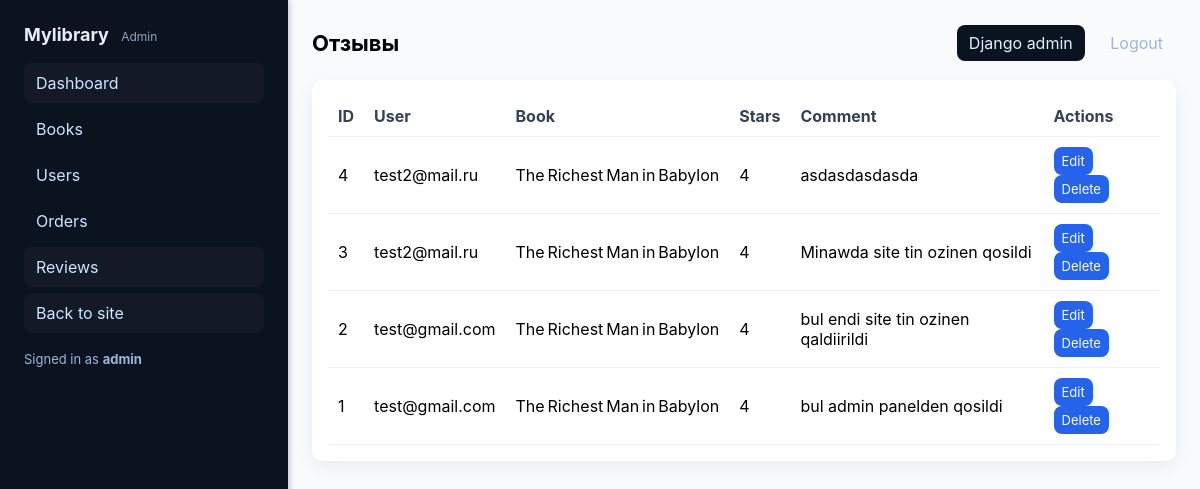
Page /adminpanel/reviews/ (signed in) on the committed database.
### shop/models.py (models this page shows, shortened)
class CustomUser(AbstractUser):
    email = models.EmailField(unique=True,
                              verbose_name='Электронная почта:')
    phone_number = models.CharField(max_length=15,
                                    verbose_name='Номер телефона:')
    address = models.CharField(max_length=255,
                               verbose_name='Адрес доставки:')
    image = models.ImageField(upload_to='users/',
                              verbose_name='Фото пользователя:',
                              null=True, blank=True)
    USERNAME_FIELD = 'email'
    REQUIRED_FIELDS = ['username']

class Review(models.Model):
    user = models.ForeignKey(CustomUser, on_delete=models.CASCADE, verbose_name='Пользователь:')
    book = models.ForeignKey('Book', on_delete=models.CASCADE, verbose_name='Книга:')
    stars = models.IntegerField(verbose_name='Рейтинг:')
    comment = models.TextField(verbose_name='Комментарий:')
    created_at = models.DateTimeField(auto_now_add=True, verbose_name='Дата создания отзыва:')
    updated_at = models.DateTimeField(auto_now=True, verbose_name='Дата обновления отзыва:')
    images = models.ManyToManyField('ReviewImage', verbose_name='Фото к отзыву:', blank=True)

class Book(models.Model):
    title = models.CharField(max_length=100,
                             verbose_name='Названия книги:')
    description = models.TextField(verbose_name='Описания книги:')
    pub_date = models.CharField(verbose_name='Дата публикации:',max_length=4,help_text='Формат: ГГГГ')
    price = models.IntegerField(verbose_name='Цена книги:')
    photo = models.ImageField(upload_to='books/', verbose_name='Фото книги:')
    genres = models.ManyToManyField(Genres, verbose_name='Жанр книги:')
    languages = models.ManyToManyField(Languages, verbose_name='Язык книги:')
    authors = models.ManyToManyField(Authors, verbose_name='Автор книги:')

### adminpanel/views.py (the view)
	def _wrapped(request, *args, **kwargs):
		if not request.user.is_authenticated:
			return redirect('login')
		if not request.user.is_staff:
			return redirect('homepage')
		return view_func(request, *args, **kwargs)

### adminpanel/views.py (called while the page is built)
def _staff_required(view_func):
	def _wrapped(request, *args, **kwargs):
		if not request.user.is_authenticated:
			return redirect('login')
		if not request.user.is_staff:
			return redirect('homepage')
		return view_func(request, *args, **kwargs)
	return _wrapped

@_staff_required
def reviews_list(request):
	reviews = Review.objects.select_related('user', 'book').order_by('-created_at')
	return render(request, 'adminpanel/reviews.html', {'reviews': reviews})

### templates/adminpanel/reviews.html (shortened to what this page needs)
{% extends 'adminpanel/base.html' %}
{% block header %}Отзывы{% endblock %}
{% block content %}
<div class="panel">
    <div class="table-wrap">
        <table>
            <thead>
                <tr><th>ID</th><th>User</th><th>Book</th><th>Stars</th><th>Comment</th><th>Actions</th></tr>
            </thead>
            <tbody>
                {% for r in reviews %}
                <tr>
                    <td>{{ r.id }}</td>
                    <td>{{ r.user.email }}</td>
                    <td>{{ r.book.title }}</td>
                    <td>{{ r.stars }}</td>
                    <td class="comment">{{ r.comment|truncatechars:80 }}</td>
                    <td>
                        <a href="{% url 'adminpanel:review_edit' r.id %}" class="btn small">Edit</a>
                        <a href="{% url 'adminpanel:review_delete' r.id %}" class="btn small muted">Delete</a>
                    </td>
                </tr>
                {% endfor %}
            </tbody>
        </table>
    </div>
</div>
{% endblock %}

### templates/adminpanel/base.html (shortened to what this page needs)
{% load static %}
<!doctype html>
<html lang="ru">
<head>
    <link rel="stylesheet" href="{% static 'adminpanel/admin.css' %}">
</head>
<body>
    <div class="admin-shell">
        <aside class="admin-sidebar">
            <div class="brand">Mylibrary <span class="muted">Admin</span></div>
            <nav>
                <a href="{% url 'adminpanel:dashboard' %}" class="nav-item">Dashboard</a>
                <a href="{% url 'adminpanel:books' %}" class="nav-item">Books</a>
                <a href="{% url 'adminpanel:users' %}" class="nav-item">Users</a>
                <a href="{% url 'adminpanel:orders' %}" class="nav-item">Orders</a>
                <a href="{% url 'adminpanel:reviews' %}" class="nav-item">Reviews</a>
                <a href="{% url 'homepage' %}" class="nav-item">Back to site</a>
            </nav>
            <div class="sidebar-footer">Signed in as <strong>{{ request.user.username }}</strong></div>
        </aside>
        <main class="admin-main">
            <header class="admin-header">
                <h1>{% block header %}Admin{% endblock %}</h1>
                <div class="actions">
                    <a href="{% url 'admin:index' %}" class="btn">Django admin</a>
                    <a href="{% url 'logout' %}" class="btn muted">Logout</a>
                </div>
            </header>
            <section class="admin-content">
                {% block content %}{% endblock %}
            </section>
        </main>
    </div>
</body>
</html>

### static/adminpanel/admin.css (style rules this page uses)
:root { --bg:#0f172a;--panel:#0b1220;--muted:#94a3b8; }
html,body { height:100%;margin:0;font-family:Inter,ui-sans-serif,system-ui,-apple-system,"Segoe UI",Roboto,"Helvetica Neue",Arial }
.admin-shell { display:flex;min-height:100vh;background:#f8fafc }
.admin-sidebar { width:240px;background:#0b1220;color:#e6eef8;padding:24px;box-shadow:2px 0 6px rgba(2,6,23,0.2) }
.brand { font-weight:700;font-size:18px;margin-bottom:18px }
.brand .muted { font-weight:400;color:var(--muted);font-size:12px;margin-left:8px }
.admin-sidebar nav { display:flex;flex-direction:column;gap:6px }
.nav-item { display:block;color:#cfe6ff;padding:10px 12px;border-radius:8px;text-decoration:none }
.sidebar-footer { margin-top:18px;font-size:13px;color:#9fb6d8 }
.admin-main { flex:1;padding:24px }
.admin-header { display:flex;justify-content:space-between;align-items:center;margin-bottom:18px }
.admin-header h1 { margin:0;font-size:22px }
.admin-header .actions .btn { margin-left:8px;padding:8px 12px;border-radius:8px;background:#0b1220;color:#dff0ff;text-decoration:none }
.admin-header .actions .btn.muted { background:transparent;color:#9fb6d8;border:1px solid rgba(255,255,255,0.04) }
.panel { background:#fff;padding:16px;border-radius:10px;box-shadow:0 6px 18px rgba(14,30,60,0.06) }
.table-wrap { overflow:auto }
table { width:100%;border-collapse:collapse }
th,td { padding:10px;text-align:left;border-bottom:1px solid #eef2f7 }
th { background:transparent;color:#334155 }
.btn { display:inline-block;padding:6px 10px;background:#2563eb;color:#fff;border-radius:8px;text-decoration:none }
.btn.small { padding:6px 8px;font-size:13px }
.comment { max-width:360px }

### rows in the picture
CustomUser: user.username "admin"
Review: id "4", user.email "test2@mail.ru", book "The Richest Man in Babylon", stars "4", comment "asdasdasdasda"
Review: id "3", user.email "test2@mail.ru", book "The Richest Man in Babylon", stars "4", comment "Minawda site tin ozinen qosildi"
Review: id "2", user.email "test@gmail.com", book "The Richest Man in Babylon", stars "4", comment "bul endi site tin ozinen qaldiirildi"
Review: id "1", user.email "test@gmail.com", book "The Richest Man in Babylon", stars "4", comment "bul admin panelden qosildi"
